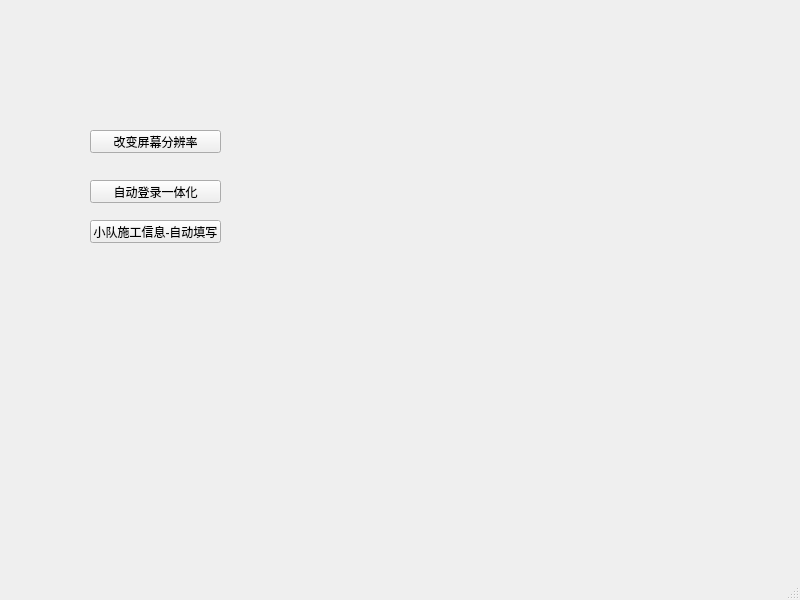
<?xml version="1.0" encoding="UTF-8"?>
<ui version="4.0">
 <class>MainWindow</class>
 <widget class="QMainWindow" name="MainWindow">
  <property name="geometry">
   <rect>
    <x>0</x>
    <y>0</y>
    <width>800</width>
    <height>600</height>
   </rect>
  </property>
  <property name="windowTitle">
   <string>归档自动化</string>
  </property>
  <widget class="QWidget" name="centralwidget">
   <widget class="QPushButton" name="pushButton">
    <property name="geometry">
     <rect>
      <x>90</x>
      <y>130</y>
      <width>131</width>
      <height>23</height>
     </rect>
    </property>
    <property name="text">
     <string>改变屏幕分辨率</string>
    </property>
   </widget>
   <widget class="QPushButton" name="pushButton_2">
    <property name="geometry">
     <rect>
      <x>90</x>
      <y>180</y>
      <width>131</width>
      <height>23</height>
     </rect>
    </property>
    <property name="text">
     <string>自动登录一体化</string>
    </property>
   </widget>
   <widget class="QPushButton" name="pushButton_3">
    <property name="geometry">
     <rect>
      <x>90</x>
      <y>220</y>
      <width>131</width>
      <height>23</height>
     </rect>
    </property>
    <property name="text">
     <string>小队施工信息-自动填写</string>
    </property>
   </widget>
  </widget>
  <widget class="QMenuBar" name="menubar">
   <property name="geometry">
    <rect>
     <x>0</x>
     <y>0</y>
     <width>800</width>
     <height>23</height>
    </rect>
   </property>
  </widget>
  <widget class="QStatusBar" name="statusbar"/>
 </widget>
 <resources/>
 <connections/>
</ui>
